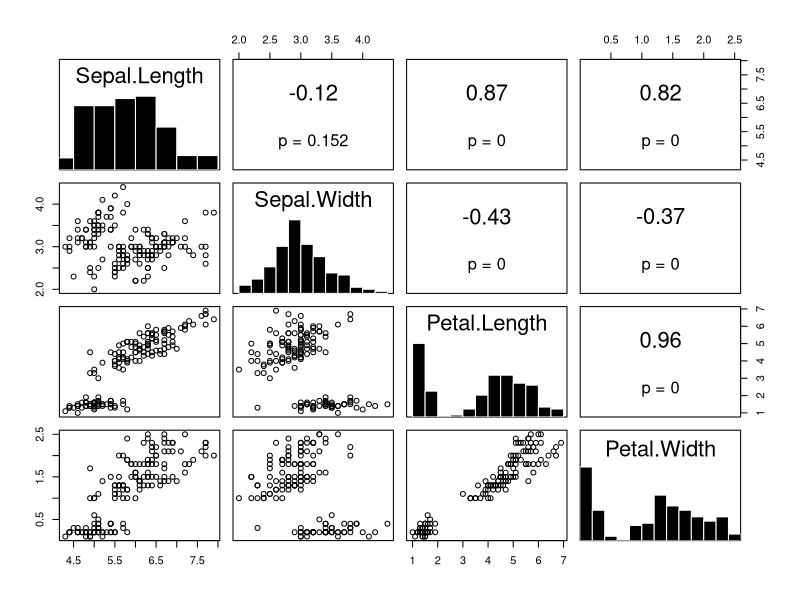
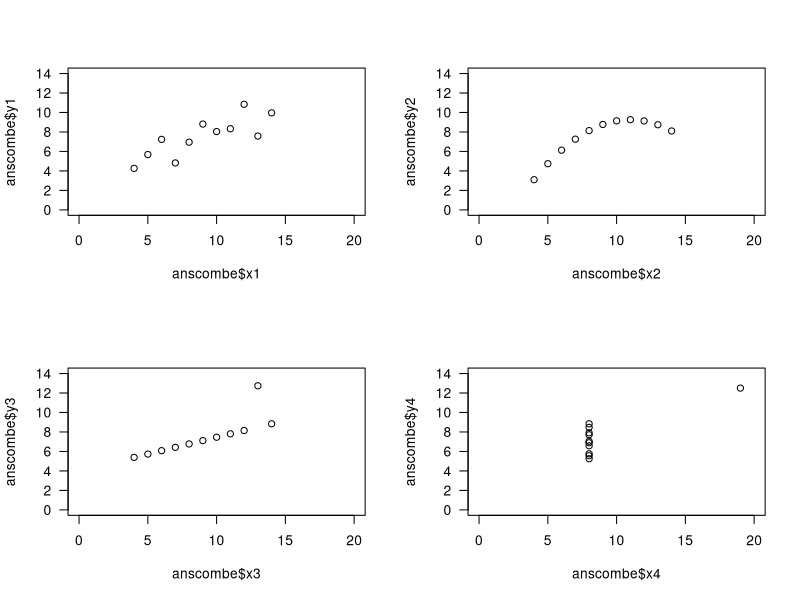
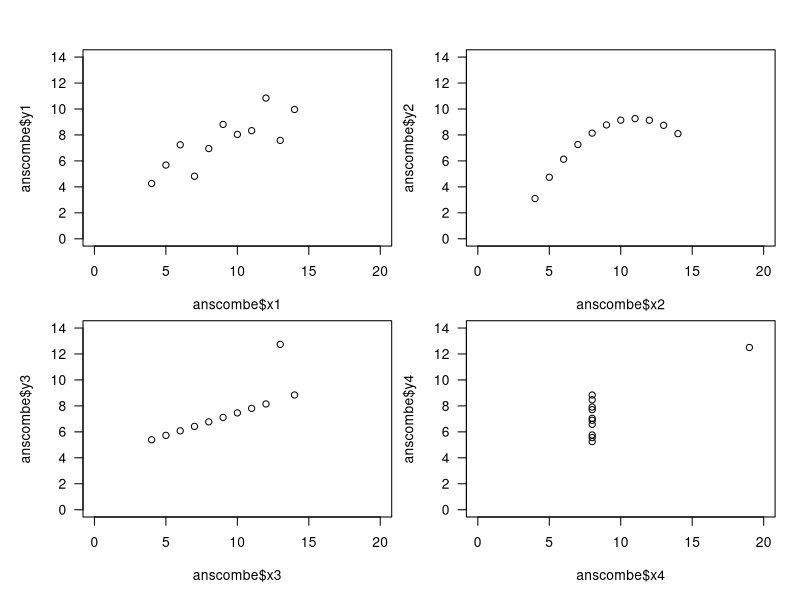
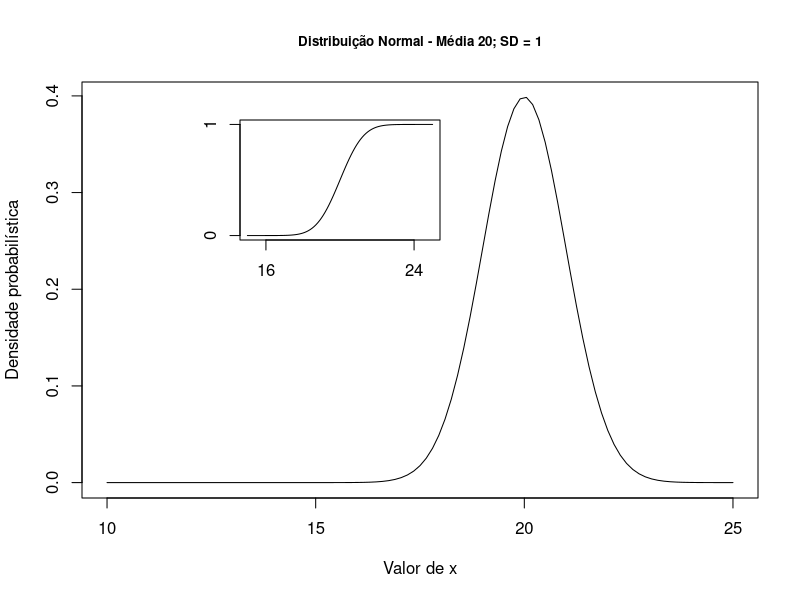

The R source for these figures, in order:
##====================================================================
#CURSO DE GRÁFICOS EM R
#https://vanderleidebastiani.github.io/tutoriais/Graficos_com_R.html

#PAINÉIS GRÁFICOS

##====================================================================


##===================================================
##PARES GRÁFICOS
##===================================================
data(iris)
dados <- iris[, 1:4] 
str(dados)

#Função para preenchimento de dados adicionais do painel
panel.cor <- function(x, y, ...) {
  par(usr = c(0, 1, 0, 1))
  res <- cor.test(x, y, ...)
  txt <- as.character(round(res$estimate, 2)) 
  txt2 <- paste("p =", round(res$p.value, 3)) 
  text(0.5, 0.7, txt, cex = 2)
  text(0.5, 0.25, txt2, cex = 1.5)
}

#Função para criação de gráficos de histograma na diagonal do painel
panel.hist <- function(x, ...) {
  usr <- par("usr")
  on.exit(par(usr))
  par(usr = c(usr[1:2], 0, 1.5))
  h <- hist(x, plot = FALSE)
  breaks <- h$breaks
  nB <- length(breaks)
  y <- h$counts
  y <- y/max(y)
  rect(breaks[-nB], 0, breaks[-1], y, col = "black", border = "white", ...)
}

pairs(dados,
      upper.panel = panel.cor, 
      diag.panel = panel.hist)


##===================================================
##PAINÉIS
##===================================================
#Painel simples 2x2
op <- par(mfrow = c(2, 2), #Define conjunto de gráficos 2x2
          las = 1)

plot(anscombe$x1, anscombe$y1, xlim = c(0, 20), ylim = c(0, 14)) 
plot(anscombe$x2, anscombe$y2, xlim = c(0, 20), ylim = c(0, 14)) 
plot(anscombe$x3, anscombe$y3, xlim = c(0, 20), ylim = c(0, 14)) 
plot(anscombe$x4, anscombe$y4, xlim = c(0, 20), ylim = c(0, 14))

par(op) # Restaurar parâmetros gráficos originais.

#Painel ajustando margens entre os gráficos
op <- par(mfrow = c(2, 2), 
          las = 1, 
          mar = c(4, 4, 0.5, 0.5),  #Margem interna
          oma = c(1, 1, 2.5, 1))    #Margem externa

plot(anscombe$x1, anscombe$y1, xlim = c(0, 20), ylim = c(0, 14)) 
plot(anscombe$x2, anscombe$y2, xlim = c(0, 20), ylim = c(0, 14)) 
plot(anscombe$x3, anscombe$y3, xlim = c(0, 20), ylim = c(0, 14)) 
plot(anscombe$x4, anscombe$y4, xlim = c(0, 20), ylim = c(0, 14))

par(op) # Restaurar parâmetros gráficos originais.


##===================================================
##SUBGRÁFICOS
##===================================================
#Gráfico principal
curve(dnorm(x, 20, 1), 
      from = 10, to = 25, 
      ylab = "Densidade probabilística", xlab = "Valor de x",
      main = "Distribuição Normal - Média 20; SD = 1",
      cex.main = 0.8)

#Configuração do espaço para o subgráfico
op <- par(fig = c(0.3, 0.55, 0.6, 0.8), 
          new = TRUE, 
          mar = c(0, 0, 0, 0))

#Gráfico secundário
curve(pnorm(x, 20, 1), 
      from = 15, to = 25, 
      xlab = "", ylab = "", 
      xaxt = "n", yaxt = "n")

axis(1, at = c(16, 24))
axis(2, at = c(0, 1))

par(op) # Resetar parâmetros gráficos

